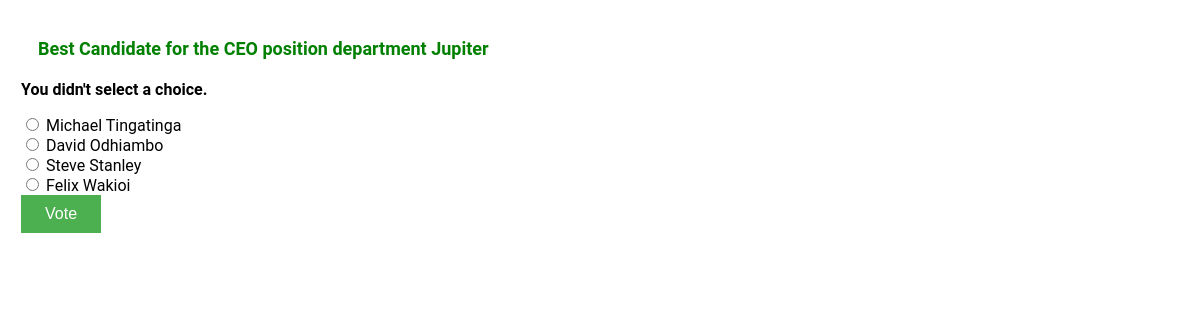
The page /6/vote/ on the database its author committed.
### polls/models.py (models this page shows, shortened)
class Question(models.Model):
    objects = None
    question_text = models.CharField(max_length=200)
    pub_date = models.DateTimeField('date published')
    def was_published_recently(self):
        now = timezone.now()
        return now - datetime.timedelta(days=1) <= self.pub_date <= now
    was_published_recently.admin_order_field = 'pub_date'
    was_published_recently.boolean = True
    was_published_recently.short_description = 'Published recently?'

class Choice(models.Model):
    question = models.ForeignKey(Question, on_delete=models.CASCADE)
    choice_text = models.CharField(max_length=200)
    votes = models.IntegerField(default=0)

### polls/views.py (the view, shortened to what this page needs)
# urls.py: path('<int:question_id>/vote/', views.vote, name='vote'),
def vote(request, question_id):
    question = get_object_or_404(Question, pk=question_id)
    try:
        selected_choice = question.choice_set.get(pk=request.POST['choice'])
    except (KeyError, Choice.DoesNotExist):
        return render(request, 'polls/detail.html', {
            'question': question,
            'error_message': "You didn't select a choice.",
        })

### polls/templates/polls/detail.html (shortened to what this page needs)
{% load static %}
<link rel="stylesheet" type="text/css" href="{% static 'polls/style.css' %}">
<h1>{{ question.question_text }}</h1>
{% if error_message %}<p><strong>{{ error_message }}</strong></p>{% endif %}
<form action="{% url 'polls:vote' question.id %}" method="post">
{% for choice in question.choice_set.all %}
    <input type="radio" name="choice" id="choice{{ forloop.counter }}" value="{{ choice.id }}">
    <label for="choice{{ forloop.counter }}">{{ choice.choice_text }}</label><br>
{% endfor %}
<input class="button" type="submit" value="Vote">
</form>

### polls/static/polls/style.css (style rules this page uses)
h1 { color: green; margin: 12px; padding: 5px; font-size: 18px; }
.button { background-color: #4CAF50; border: none; color: white; padding: 10px 24px; text-align: center; text-decoration: none; display: inline-block; font-size: 16px; }

### rows shown on the page
Question: question_text "Best Candidate for the CEO position department Jupiter"
Choice: choice_text "Michael Tingatinga"
Choice: choice_text "David Odhiambo"
Choice: choice_text "Steve Stanley"
Choice: choice_text "Felix Wakioi"

### other values the page prints
{{ error_message }} "You didn't select a choice."
